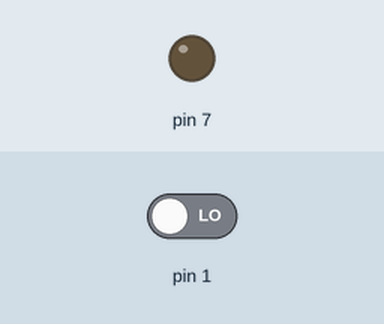
Bench run of a sketch on a simulated Arduino Uno, built with avr-gcc and run on an emulated ATmega328P. Parts: output pins drawn as LEDs (lit = HIGH). Inputs (shaded band) come from the test bench; at power-on: pin 1 LOW.

Above: at 2.8 s.
2.9 s: pin 1 driven HIGH
At 3.9 s:
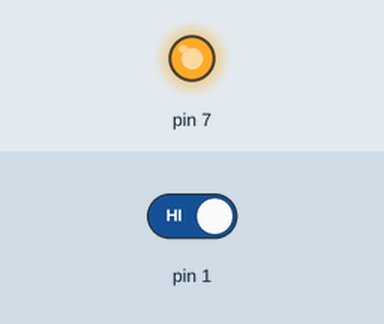
4.5 s: pin 1 driven LOW
At 5.4 s:
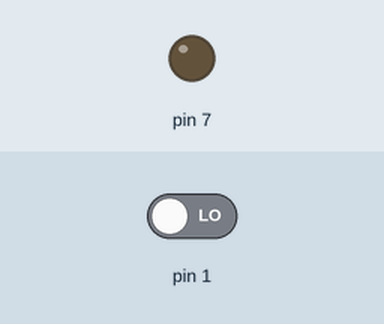
Timing chart, 0 to 7.5 s (numbered marks = the images above; inputs shaded):
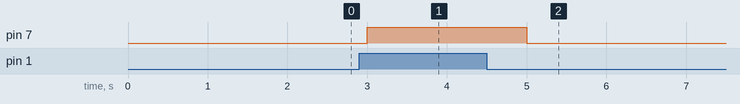

The sketch:

PIR_Sensor.ino
```cpp
 void setup() {
pinMode(1, INPUT);
pinMode(7, OUTPUT);
}
void loop() {
  if(digitalRead(1)==HIGH)
{
  digitalWrite(7, HIGH);
}
else
{
  digitalWrite(7, LOW);
}
delay(1000);
}
```

Measured:
- after the input at 2.9 s, pin 7: LOW → HIGH after 0.10 s
- after the input at 4.5 s, pin 7: HIGH → LOW after 0.50 s
